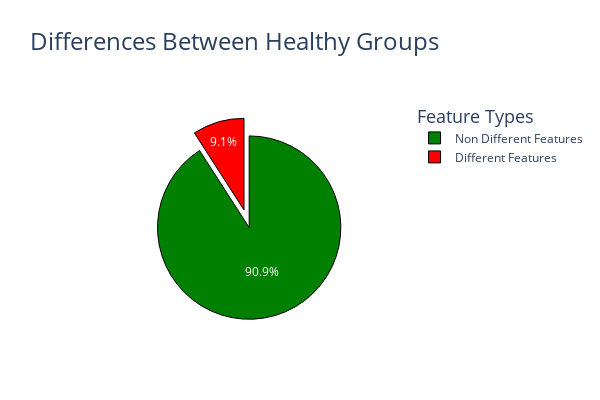

Write notebook code for a chart like this one.
### Code cell
print(f"Number of features that differ between all healthy groups (ABCDE): {len(all_healthy_anova_result[all_healthy_anova_result['Global significance'] != 'n.s.'])}/{len(all_healthy_anova_result)}")

labels = ("Different Features", "Non Different Features")
sized = (
    len(all_healthy_anova_result[all_healthy_anova_result['Global significance'] != 'n.s.']),
    len(all_healthy_anova_result[all_healthy_anova_result['Global significance'] == 'n.s.'])
)
different_healthy_features_fig = go.Figure(
    data=[go.Pie(
        labels=labels, 
        values=sized, 
        pull=[0, 0.2],
        marker=dict(colors=['red', 'green'], line=dict(color='black', width=1))
        )]
)
different_healthy_features_fig.update_layout(
    title_text="Differences Between Healthy Groups",
    title_font_size=24,
    legend_title_text="Feature Types",
    legend_title_font_size=18,
    height=400,
    width=600,
)
different_healthy_features_fig.write_image("healthy_mice_differences.svg")
different_healthy_features_fig.show()

### Figure 1 — Plotly figure (JSON) as saved in the notebook; plotly's stock layout.template omitted (floating-point values rounded to 4 significant figures)
{"data": [{"labels": ["Different Features", "Non Different Features"], "marker": {"colors": ["red", "green"], "line": {"color": "black", "width": 1}}, "pull": [0, 0.2], "type": "pie", "values": [244, 2436]}], "layout": {"height": 400, "legend": {"title": {"font": {"size": 18}, "text": "Feature Types"}}, "title": {"font": {"size": 24}, "text": "Differences Between Healthy Groups"}, "width": 600}}
